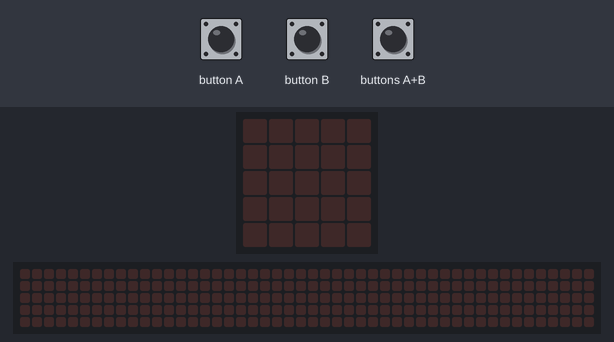
This program was run on a simulated BBC micro:bit running MicroPython. On the bench: the board's 5×5 LED display, a strip that is not on the board, showing the scrolling text unrolled. The test bench sets the inputs (shaded band). The 48×5 strip is a reading aid, not a part: it shows the text the display is scrolling, unrolled, one strip-width of it at a time.

Above: at 1.2 s.
1.3 s: buttons A+B pressed for 0.15 s
At 1.37 s:
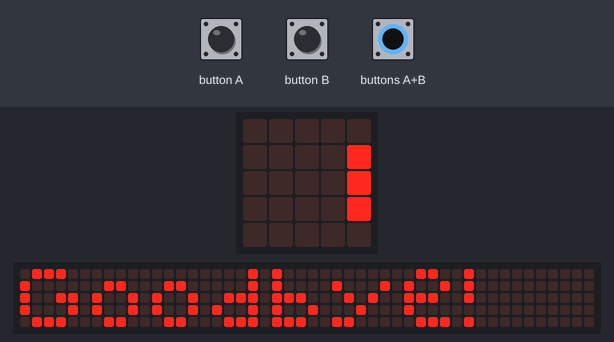
At 7.75 s:
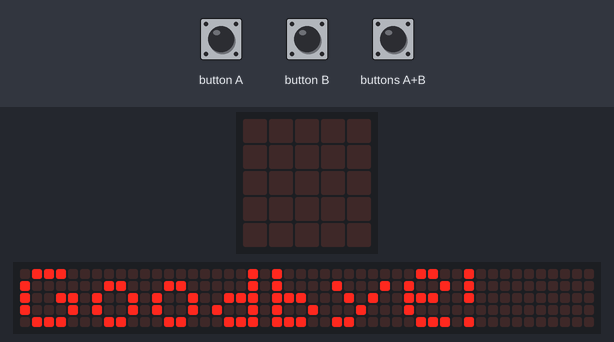
Timing chart, 0 to 9.2 s (numbered marks = the images above; inputs shaded):
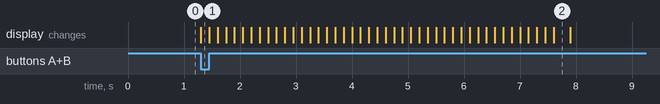

Measured:
- after the input at 1.3 s, the display: changes at once (image 1)

The program:

fidget.py
```python
# Add your Python code here. E.g.
from microbit import *


while True:
    if button_a.is_pressed() and button_b.is_pressed():
        break
    elif button_a.is_pressed():
        display.show(Image.HAPPY)
    elif button_b.is_pressed():
        display.show(Image.SAD)

display.scroll("Goodbye!")
```
